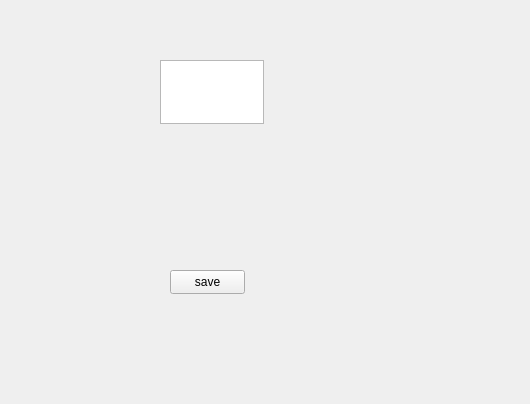
<?xml version="1.0" encoding="UTF-8"?>
<ui version="4.0">
 <class>devlopwindow</class>
 <widget class="QWidget" name="devlopwindow">
  <property name="geometry">
   <rect>
    <x>0</x>
    <y>0</y>
    <width>530</width>
    <height>404</height>
   </rect>
  </property>
  <property name="windowTitle">
   <string>devlopwindow</string>
  </property>
  <widget class="QTextEdit" name="textEdit">
   <property name="geometry">
    <rect>
     <x>160</x>
     <y>60</y>
     <width>104</width>
     <height>64</height>
    </rect>
   </property>
  </widget>
  <widget class="QPushButton" name="pushButton">
   <property name="geometry">
    <rect>
     <x>170</x>
     <y>270</y>
     <width>75</width>
     <height>24</height>
    </rect>
   </property>
   <property name="text">
    <string>save</string>
   </property>
  </widget>
 </widget>
 <resources/>
 <connections/>
</ui>
